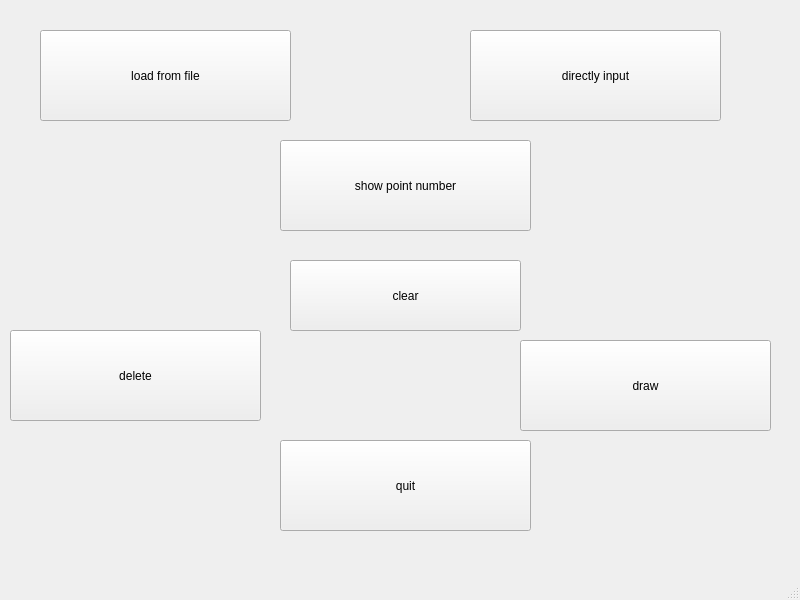
<?xml version="1.0" encoding="UTF-8"?>
<ui version="4.0">
 <class>MainWindow</class>
 <widget class="QMainWindow" name="MainWindow">
  <property name="geometry">
   <rect>
    <x>0</x>
    <y>0</y>
    <width>800</width>
    <height>600</height>
   </rect>
  </property>
  <property name="windowTitle">
   <string>MainWindow</string>
  </property>
  <widget class="QWidget" name="centralwidget">
   <widget class="QPushButton" name="quit">
    <property name="enabled">
     <bool>true</bool>
    </property>
    <property name="geometry">
     <rect>
      <x>280</x>
      <y>440</y>
      <width>251</width>
      <height>91</height>
     </rect>
    </property>
    <property name="text">
     <string>quit</string>
    </property>
    <property name="autoDefault">
     <bool>false</bool>
    </property>
   </widget>
   <widget class="QPushButton" name="load">
    <property name="enabled">
     <bool>true</bool>
    </property>
    <property name="geometry">
     <rect>
      <x>40</x>
      <y>30</y>
      <width>251</width>
      <height>91</height>
     </rect>
    </property>
    <property name="text">
     <string>load from file</string>
    </property>
    <property name="autoDefault">
     <bool>false</bool>
    </property>
   </widget>
   <widget class="QPushButton" name="input">
    <property name="enabled">
     <bool>true</bool>
    </property>
    <property name="geometry">
     <rect>
      <x>470</x>
      <y>30</y>
      <width>251</width>
      <height>91</height>
     </rect>
    </property>
    <property name="text">
     <string>directly input</string>
    </property>
    <property name="autoDefault">
     <bool>false</bool>
    </property>
   </widget>
   <widget class="QPushButton" name="delete_2">
    <property name="enabled">
     <bool>true</bool>
    </property>
    <property name="geometry">
     <rect>
      <x>10</x>
      <y>330</y>
      <width>251</width>
      <height>91</height>
     </rect>
    </property>
    <property name="text">
     <string>delete</string>
    </property>
    <property name="autoDefault">
     <bool>false</bool>
    </property>
   </widget>
   <widget class="QPushButton" name="draw">
    <property name="enabled">
     <bool>true</bool>
    </property>
    <property name="geometry">
     <rect>
      <x>520</x>
      <y>340</y>
      <width>251</width>
      <height>91</height>
     </rect>
    </property>
    <property name="text">
     <string>draw</string>
    </property>
    <property name="autoDefault">
     <bool>false</bool>
    </property>
   </widget>
   <widget class="QPushButton" name="show_result">
    <property name="enabled">
     <bool>true</bool>
    </property>
    <property name="geometry">
     <rect>
      <x>280</x>
      <y>140</y>
      <width>251</width>
      <height>91</height>
     </rect>
    </property>
    <property name="text">
     <string>show point number</string>
    </property>
    <property name="autoDefault">
     <bool>false</bool>
    </property>
   </widget>
   <widget class="QPushButton" name="clear">
    <property name="geometry">
     <rect>
      <x>290</x>
      <y>260</y>
      <width>231</width>
      <height>71</height>
     </rect>
    </property>
    <property name="text">
     <string>clear</string>
    </property>
   </widget>
  </widget>
  <widget class="QMenuBar" name="menubar">
   <property name="geometry">
    <rect>
     <x>0</x>
     <y>0</y>
     <width>800</width>
     <height>26</height>
    </rect>
   </property>
  </widget>
  <widget class="QStatusBar" name="statusbar"/>
 </widget>
 <resources/>
 <connections/>
</ui>
